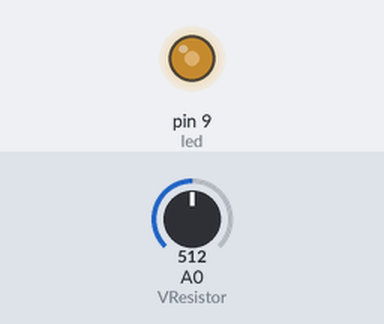
The sketch below on a simulated Arduino Uno, built with avr-gcc and run on an emulated ATmega328P. On the bench: output pins drawn as LEDs (lit = HIGH). The inputs (shaded band) are chosen by the test bench; at power-on: A0 (VResistor) = 512.

Above: at 1.2 s.
1.3 s: A0 (VResistor) set to 716
At 2.4 s:
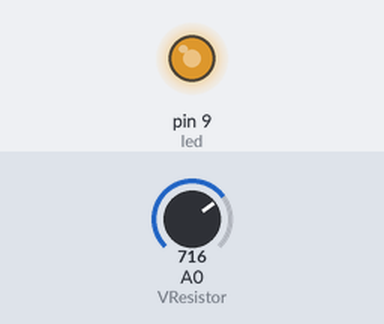
2.8 s: A0 (VResistor) set to 900
At 3.6 s:
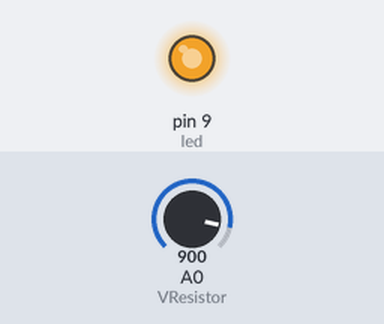
4.3 s: A0 (VResistor) set to 122
At 4.7 s:
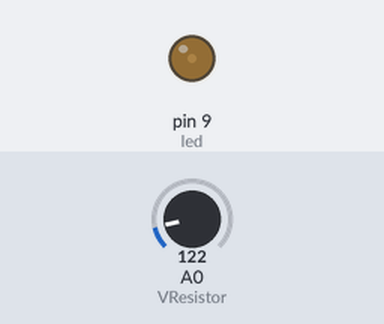
5.8 s: A0 (VResistor) set to 0
At 7.1 s:
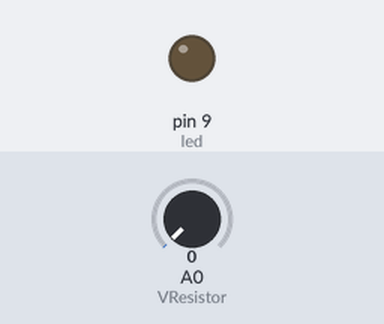
Timing chart, 0 to 8.3 s (numbered marks = the images above; inputs shaded):
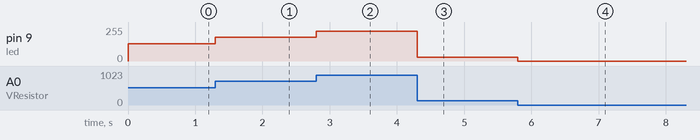

Measured:
- after the input at 1.3 s, pin 9 (led): 128/255 → 179/255 at once
- after the input at 2.8 s, pin 9 (led): 179/255 → 225/255 at once
- after the input at 4.3 s, pin 9 (led): 225/255 → 30/255 at once
- after the input at 5.8 s, pin 9 (led): 30/255 → 0/255 at once

The sketch:

VariableResistor2.ino
```cpp
const int VResistor = A0;
const int led = 9;

void setup() {
  // put your setup code here, to run once:
}

void loop() {
  // put your main code here, to run repeatedly:

  int value = analogRead(VResistor);
  int lightValue = value/4;
  analogWrite(led, lightValue);
}
```
